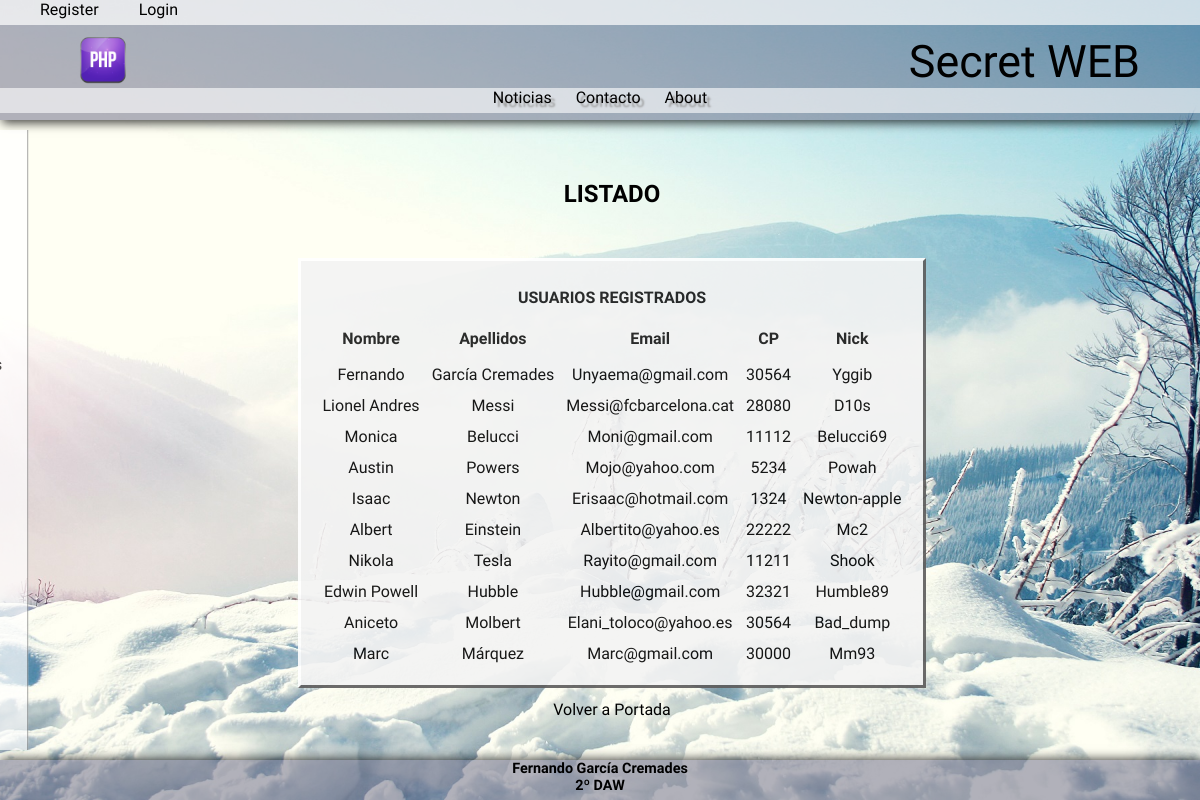
Screenshot of /listado.php with the database file from the repository.
### tables this page shows
CREATE TABLE `usuario` (
  `id` int(11) NOT NULL AUTO_INCREMENT,
  `nombre` varchar(50) NOT NULL,
  `apellidos` varchar(100) NOT NULL,
  `correo` varchar(100) NOT NULL,
  `cp` int(5) NOT NULL,
  `pass` varchar(255) NOT NULL,
  `nick` varchar(50) NOT NULL,
  PRIMARY KEY (`id`)
);

### listado.php (the view, shortened to what this page needs)
<?php
include "includes/cabecera.php";
?>
<h2>LISTADO</h2>
<table>
	<tr><th colspan="5">USUARIOS REGISTRADOS</th></tr>
	<tr>
		<th>Nombre</th>
		<th>Apellidos</th>
		<th>Email</th>
		<th>CP</th>
		<th>Nick</th>
	</tr>
<?php
$conex = conexion();
$consulta = "SELECT * FROM usuario";
$res = mysqli_query($conex, $consulta);
while($fila = mysqli_fetch_array($res)){
 ?>
        <tr>
            <td><?=ucwords(strtolower($fila["nombre"]))?></td>
            <td><?=ucwords(strtolower($fila["apellidos"]))?></td>
            <td><?=ucwords(strtolower($fila["correo"]))?></td>
            <td><?=ucwords(strtolower($fila["cp"]))?></td>
            <td><?=ucwords(strtolower($fila["nick"]))?></td>
        </tr>
        <?php
    }
?>
</table>
<p style="text-align:center;"><a href="index.php">Volver a Portada</a></p>
<?php
include "includes/pie.php";

### includes/style/estilo.css (style rules this page uses)
html { background: url("../img/fondo.jpg") no-repeat center center fixed; background-size: cover; }
body { font-family: 'Exo', sans-serif; text-align: justify; margin: 0; padding: 0; }
h2 { font-weight: 700; text-align: center; padding: 30px 30px; }
p { margin: inherit; padding: 12px 0 0 0; }
table { vertical-align: center; position: center; border: 3px solid; border-color: #FFFFFF #5C5B5B #5C5B5B #FFFFFF; background-color: #f3f3f3; text-align: left; padding: 15px; margin: auto; opacity: 0.9; }
th { opacity: 0.9; text-align: center; text-transform: capitalize; padding-bottom: 15px; padding: 10px; }
td { text-align: center; padding: 5px; }
a { display: block; text-decoration: none; font-size: 100%; margin: 0; padding: 0; }
a:link { color: black; }

### rows the page displays
usuario: nombre "Fernando", apellidos "García Cremades", correo "Unyaema@gmail.com", cp "30564", nick "Yggib"
usuario: nombre "Lionel Andres", apellidos "Messi", correo "Messi@fcbarcelona.cat", cp "28080", nick "D10s"
usuario: nombre "Monica", apellidos "Belucci", correo "Moni@gmail.com", cp "11112", nick "Belucci69"
usuario: nombre "Austin", apellidos "Powers", correo "Mojo@yahoo.com", cp "5234", nick "Powah"
usuario: nombre "Isaac", apellidos "Newton", correo "Erisaac@hotmail.com", cp "1324", nick "Newton-apple"
usuario: nombre "Albert", apellidos "Einstein", correo "Albertito@yahoo.es", cp "22222", nick "Mc2"
usuario: nombre "Nikola", apellidos "Tesla", correo "Rayito@gmail.com", cp "11211", nick "Shook"
usuario: nombre "Edwin Powell", apellidos "Hubble", correo "Hubble@gmail.com", cp "32321", nick "Humble89"
usuario: nombre "Aniceto", apellidos "Molbert", correo "Elani_toloco@yahoo.es", cp "30564", nick "Bad_dump"
usuario: nombre "Marc", apellidos "Márquez", correo "Marc@gmail.com", cp "30000", nick "Mm93"
